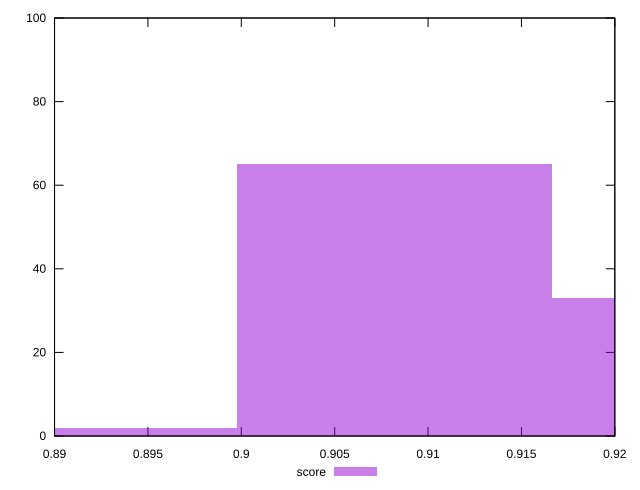

Write the gnuplot code that produced this figure.
reset

$score <<EOF
0.9082012845578369 65
0.9250198268644635 33
0.8913827422512103 2
EOF

set key outside below
set boxwidth 0.01681854230662661
set xrange [0.89:0.92]
set yrange [0:100]
set trange [0:100]
set style fill transparent solid 0.5 noborder
set terminal svg size 640, 490 enhanced background rgb 'white'
set output "reports/report_00033_2021-03-01T14-23-16.841Z/mainthread-work-breakdown/samples/astro-cached/score/histogram.svg"

plot $score title "score" with boxes

reset
